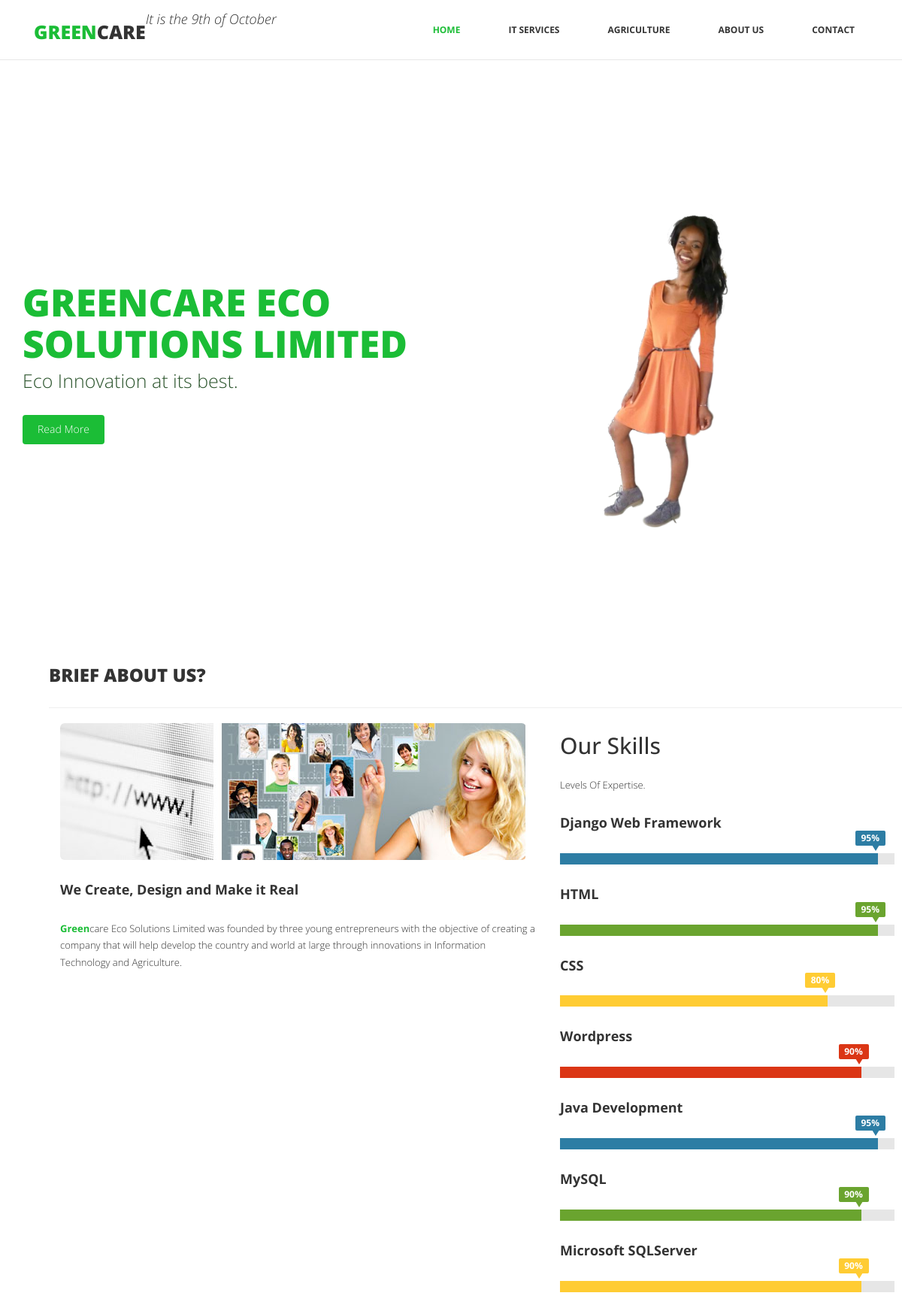
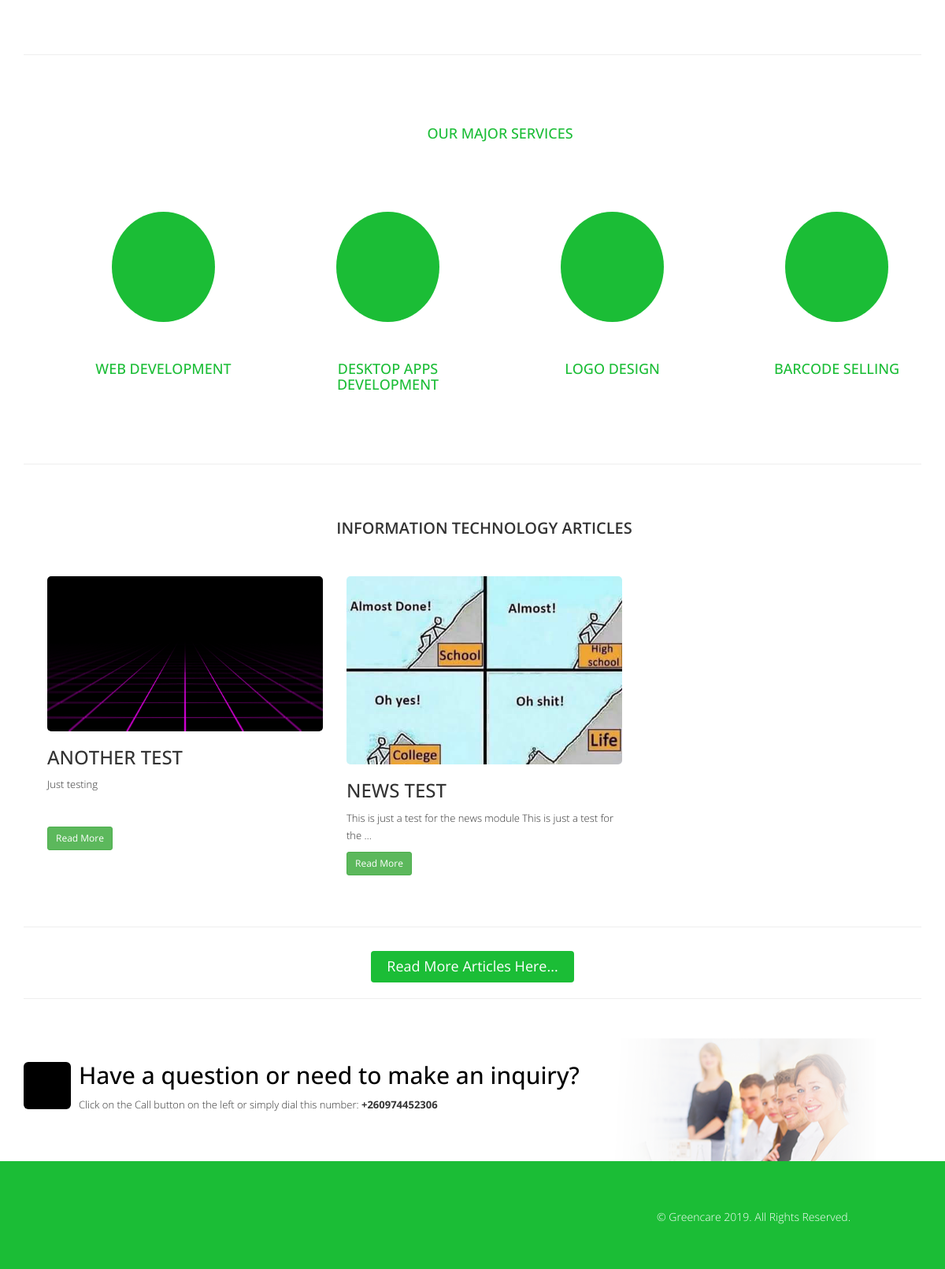
The page / on the database its author committed (2 pictures, top to bottom).
### greencare/models.py (models this page shows, shortened)
class Article(models.Model):
    newsheading = models.CharField('News Heading', max_length=1000, )
    newscontent = models.TextField(verbose_name='News Content', default='')
    newsdate = models.DateField(auto_now=True)
    newspicture = models.ImageField('Attached Image', upload_to='news/', null=True, blank=True,
                                    help_text='this field is optional', default='../../static/greencare/images/4.jpg')
    class Meta:
        verbose_name_plural = 'News'
        verbose_name = 'News'

class ContactDetails(models.Model):
    phone = models.CharField('Phone Number', max_length=1000, help_text='Separate with comma if more than 1')
    email = models.EmailField('Email Address', max_length=1000, help_text='Separate with comma if more than 1')
    class Meta:
        verbose_name = 'Our Contact Detail'
        verbose_name_plural = 'Our Contact Details'

### greencare/views.py (the view)
# urls.py: path('', views.index, name='index'),
def index(request):
    contactus = ContactDetails.objects.all()
    news = Article.objects.all()[:3]
    return render(request, 'greencare/index.html', {
        'contactus': contactus,
        'news': news,
    })

### greencare/templates/greencare/index.html (shortened to what this page needs)
{% extends 'greencare/base.html' %}
{% load staticfiles %}
{% block content %}
    <section id="main-slider" class="no-margin">
        <div class="carousel slide">
            <div class="carousel-inner">
                <div class="item active" style="background-image: {% static 'agriculture/images/bg1.jpg' %}">
                    <div class="container">
                        <div class="row slide-margin">
                            <div class="col-sm-6">
                                <div class="carousel-content">
                                    <h2 class="animation animated-item-1"><span>Greencare Eco Solutions Limited</span>
                                    </h2>
                                    <p class="animation animated-item-2" style="color: #2b542c">Eco Innovation at its
                                        best.</p>
                                    <a class="btn-slide animation animated-item-3" href="{% url 'about' %}">Read More</a>
                                </div>
                            </div>
                            <div class="col-sm-6 hidden-xs animation animated-item-4">
                                <div class="slider-img">
                                    <img src="../../static/greencare/images/slider/1.png" width="500px"
                                         class="img-responsive">
                                </div>
                            </div>
                        </div>
                    </div>
                </div>
            </div>
        </div>
    </section>
    <div class="aboutus">
        <div class="container">
            <h3>BRIEF ABOUT US?</h3>
            <hr>
            Green
            <div class="col-md-7 wow fadeInDown" data-wow-duration="1000ms" data-wow-delay="300ms">
                <img src="../../static/greencare/images/7.jpg" class="img-responsive">
                <h4>We Create, Design and Make it Real</h4>
                <p><b style="color: #1BBD36">Green</b>care Eco Solutions Limited was founded by three young
                    entrepreneurs
                    with the objective of creating a company that will help develop the
                    country and world at large through innovations in Information Technology and Agriculture.
                </p>
            </div>
            <div class="col-md-5 wow fadeInDown" data-wow-duration="1000ms" data-wow-delay="600ms">
                <div class="skill">
                    <h2>Our Skills</h2>
                    <p>Levels Of Expertise.</p>
                    <div class="progress-wrap">
                        <h4>Django Web Framework</h4>
                        <div class="progress">
                            <div class="progress-bar color1" role="progressbar" aria-valuenow="20" aria-valuemin="0"
                                 aria-valuemax="100" style="width: 95%">
                                <span class="bar-width">95%</span>
                            </div>
                        </div>
                    </div>
                    <div class="progress-wrap">
                        <h4>HTML</h4>
                        <div class="progress">
                            <div class="progress-bar color2" role="progressbar" aria-valuenow="20" aria-valuemin="0"
                                 aria-valuemax="100" style="width: 95%">
                                <span class="bar-width">95%</span>
                            </div>
                        </div>
                    </div>
                    <div class="progress-wrap">
                        <h4>CSS</h4>
                        <div class="progress">
                            <div class="progress-bar color3" role="progressbar" aria-valuenow="60" aria-valuemin="0"
                                 aria-valuemax="100" style="width: 80%">
                                <span class="bar-width">80%</span>
                            </div>
                        </div>
                    </div>
                    <div class="progress-wrap">
                        <h4>Wordpress</h4>
                        <div class="progress">
                            <div class="progress-bar color4" role="progressbar" aria-valuenow="80" aria-valuemin="0"
                                 aria-valuemax="100" style="width: 90%">
                                <span class="bar-width">90%</span>
                            </div>
                        </div>
                    </div>
                    <div class="progress-wrap">
                        <h4>Java Development</h4>
                        <div class="progress">
                            <div class="progress-bar color1" role="progressbar" aria-valuenow="80" aria-valuemin="0"
                                 aria-valuemax="100" style="width: 95%">
                                <span class="bar-width">95%</span>
                            </div>
                        </div>
                    </div>
                    <div class="progress-wrap">
                        <h4>MySQL</h4>
                        <div class="progress">
                            <div class="progress-bar color2" role="progressbar" aria-valuenow="80" aria-valuemin="0"
                                 aria-valuemax="100" style="width: 90%">
                                <span class="bar-width">90%</span>
                            </div>
                        </div>
                    </div>
                    <div class="progress-wrap">
                        <h4>Microsoft SQLServer</h4>
                        <div class="progress">
                            <div class="progress-bar color3" role="progressbar" aria-valuenow="80" aria-valuemin="0"
                                 aria-valuemax="100" style="width: 90%">
                                <span class="bar-width">90%</span>
                            </div>
                        </div>
                    </div>
                </div>
            </div>
        </div>
    </div>
    <div class="container">
        <hr>
    </div>
    <div class="feature">
        <div class="container">
            <div class="text-center">
                <h2>Our Major Services</h2>
                <div class="col-md-3">
                    <div class="hi-icon-wrap hi-icon-effect wow fadeInDown" data-wow-duration="1000ms"
                         data-wow-delay="300ms">
                        <i class="fa fa-globe"></i>
                        <h2>Web Development</h2>
                    </div>
                </div>
                <div class="col-md-3">
                    <div class="hi-icon-wrap hi-icon-effect wow fadeInDown" data-wow-duration="1000ms"
                         data-wow-delay="600ms">
                        <i class="fa fa-laptop"></i>
                        <h2>Desktop Apps Development</h2>
                    </div>
                </div>
                <div class="col-md-3">
                    <div class="hi-icon-wrap hi-icon-effect wow fadeInDown" data-wow-duration="1000ms"
                         data-wow-delay="900ms">
                        <i class="fa fa-pencil"></i>
                        <h2>Logo Design</h2>
                    </div>
                </div>
                <div class="col-md-3">
                    <div class="hi-icon-wrap hi-icon-effect wow fadeInDown" data-wow-duration="1000ms"
                         data-wow-delay="1200ms">
                        <i class="fa fa-barcode"></i>
                        <h2>Barcode Selling</h2>
                    </div>
                </div>
            </div>
        </div>
    </div>
    <div class="container">
        <hr>
    </div>
    <div class="lates">
        <div class="container">
            <div class="text-center">
                <h2>Information Technology Articles</h2>
            </div>
            {% for n in news reversed %}
                <div class="col-md-4 wow fadeInDown" data-wow-duration="1000ms" data-wow-delay="300ms">
                    {% if n.newspicture %}
                        <div class="pic"><img src="{{ n.newspicture.url }}" alt="{{ n.newsheading }}"
                                              class="img-responsive"></div>
                    {% endif %}
                    <h3>{{ n.newsheading }}</h3>
                    <p>{{ n.newscontent | safe | truncatewords:15 }}</p>
                    <a href="/newslist/{{ n.id }}/">
                        <button class="btn btn-success btn-sm">Read More</button>
                    </a>
                </div>
            {% empty %}
                <p>No Articles Found!</p>
            {% endfor %}
        </div>
        <br><br>
        <hr>
        <center><a href="{% url 'newslist' %}">
            <button class="btn btn-primary btn-lg">Read More Articles Here...</button>
        </a></center>
        <hr>
    </div>
    <section id="conatcat-info">
        <div class="container">
            <div class="row">
                <div class="col-sm-8">
                    <div class="media contact-info wow fadeInDown" data-wow-duration="1000ms" data-wow-delay="600ms">
                        {% for c in contactus %}
                            <div class="pull-left">
                                <a href="tel://{{ c.phone }}">
                                    <i class="fa fa-phone"></i>
                                </a>
                            </div>
                            <div class="media-body">
                                <h2>Have a question or need to make an inquiry?</h2>
                                <p>Click on the Call button on the left or simply dial this number: <b>{{ c.phone }}</b>
                                </p>
                            </div>
                        {% endfor %}
                    </div>
                </div>
            </div>
        </div>
    </section>
{% endblock %}

### rows shown on the page
Article: newspicture (picture), newsheading "ANOTHER TEST", newscontent "Just testing"
Article: newspicture (picture), newsheading "NEWS TEST", newscontent "This is just a test for the news module This is just a test for the …"
ContactDetails: phone "+260974452306"
